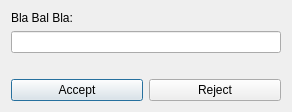
<?xml version="1.0" encoding="UTF-8"?>
<ui version="4.0">
 <class>Dialog</class>
 <widget class="QDialog" name="Dialog">
  <property name="geometry">
   <rect>
    <x>0</x>
    <y>0</y>
    <width>292</width>
    <height>112</height>
   </rect>
  </property>
  <property name="windowTitle">
   <string>Dialog</string>
  </property>
  <layout class="QVBoxLayout" name="verticalLayout_2">
   <item>
    <layout class="QVBoxLayout" name="verticalLayout">
     <item>
      <widget class="QLabel" name="label">
       <property name="text">
        <string>Bla Bal Bla:</string>
       </property>
      </widget>
     </item>
     <item>
      <widget class="QLineEdit" name="lineEdit"/>
     </item>
    </layout>
   </item>
   <item>
    <spacer name="verticalSpacer">
     <property name="orientation">
      <enum>Qt::Vertical</enum>
     </property>
     <property name="sizeHint" stdset="0">
      <size>
       <width>20</width>
       <height>40</height>
      </size>
     </property>
    </spacer>
   </item>
   <item>
    <layout class="QHBoxLayout" name="horizontalLayout">
     <item>
      <widget class="QPushButton" name="btnAccept">
       <property name="text">
        <string>Accept</string>
       </property>
      </widget>
     </item>
     <item>
      <widget class="QPushButton" name="btnReject">
       <property name="text">
        <string>Reject</string>
       </property>
      </widget>
     </item>
    </layout>
   </item>
  </layout>
 </widget>
 <resources/>
 <connections>
  <connection>
   <sender>btnAccept</sender>
   <signal>clicked()</signal>
   <receiver>Dialog</receiver>
   <slot>accept()</slot>
   <hints>
    <hint type="sourcelabel">
     <x>69</x>
     <y>89</y>
    </hint>
    <hint type="destinationlabel">
     <x>43</x>
     <y>111</y>
    </hint>
   </hints>
  </connection>
  <connection>
   <sender>btnReject</sender>
   <signal>clicked()</signal>
   <receiver>Dialog</receiver>
   <slot>reject()</slot>
   <hints>
    <hint type="sourcelabel">
     <x>208</x>
     <y>90</y>
    </hint>
    <hint type="destinationlabel">
     <x>220</x>
     <y>66</y>
    </hint>
   </hints>
  </connection>
 </connections>
</ui>
